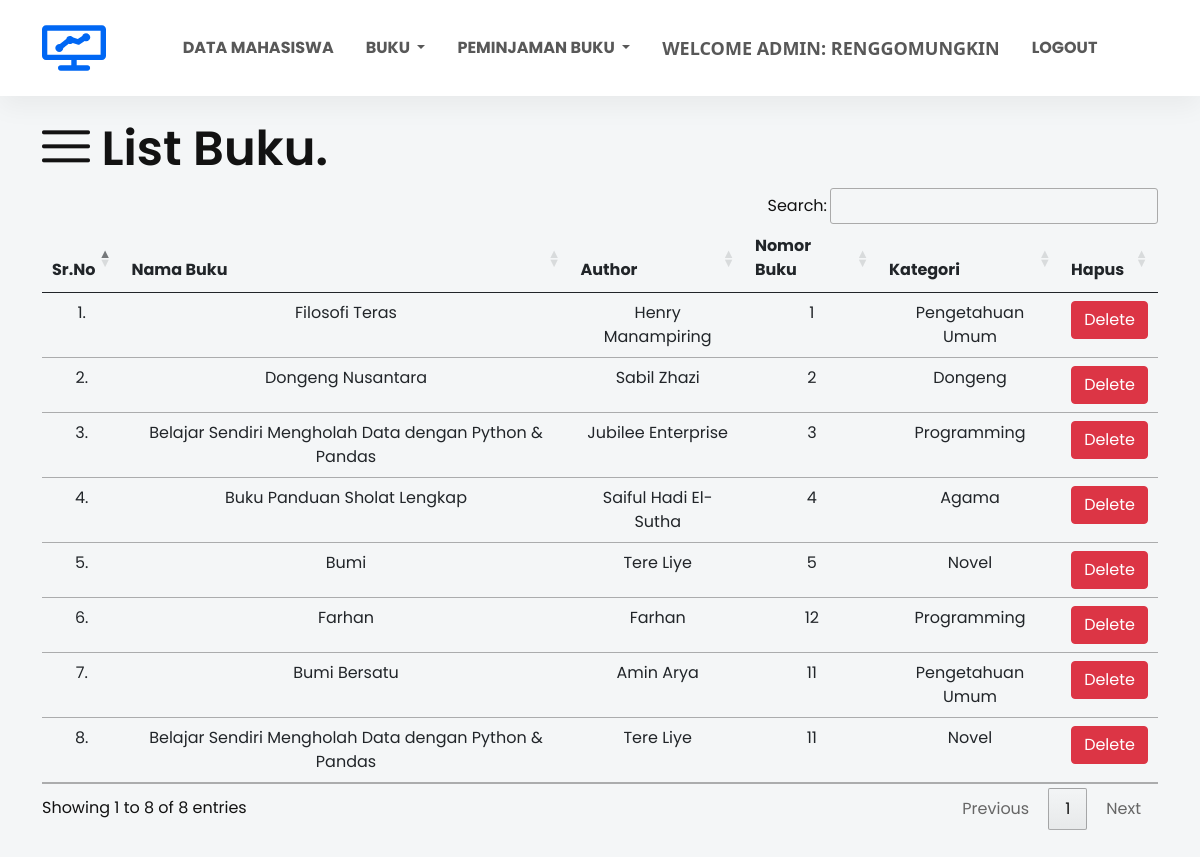
Page /list_buku/ (signed in) on the committed database.
### sistem_perpus/models.py (models this page shows, shortened)
class Buku(models.Model):
    judul = models.CharField(max_length=200)
    author = models.CharField(max_length=200)
    nomor_buku = models.PositiveIntegerField()
    kategori = models.CharField(max_length=50)

### sistem_perpus/views.py (the view)
# urls.py: path("list_buku/", list_buku, name="list_buku"),
@login_required(login_url = '/admin_login')
def list_buku(request):
    template_name = "list_buku.html"
    list_buku = Buku.objects.all()
    context = {
        'list_buku': list_buku
    }
    return render(request, template_name, context)

### templates/list_buku.html (shortened to what this page needs)
{% extends 'admin_navbar.html' %}
{% load static %}
{% block body %}
<section id="contact" class="contact-area">
    <div class="container">
        <div class="row">
            <div class="col-lg-12">
                <h1 class="contact-title pb-10"><i class="lni lni-menu"></i> List <span>Buku.</span></h1>
                <table class="table table-hover" id="example">
                    <thead>
                        <tr class="text-center">
                            <th>Sr.No</th>
                            <th>Nama Buku</th>
                            <th>Author</th>
                            <th>Nomor Buku</th>
                            <th>Kategori</th>
                            <th>Hapus</th>
                        </tr>
                    </thead>
                    <tbody>
                        {% for buku in list_buku %}
                        <tr class="text-center">
                            <td>{{forloop.counter}}.</td>
                            <td>{{buku.judul}}</td>
                            <td>{{buku.author}}</td>
                            <td>{{buku.nomor_buku}}</td>
                            <td>{{buku.kategori}}</td>
                            <td><a href="/delete_buku/{{buku.id}}/" class="btn btn-danger" onclick="return confirm('Apakah Anda yakin ingin menghapus buku ini?')">Delete</a></td>
                        </tr>
                        {% endfor %}
                    </tbody>
                </table>
            </div>
        </div>
    </div>
</section>
{% endblock %}

### templates/admin_navbar.html (shortened to what this page needs)
{% load static %}
<!doctype html>
<html lang="en">
  <head>
    <link href="https://cdn.jsdelivr.net/npm/bootstrap@5.1.0/dist/css/bootstrap.min.css" rel="stylesheet">
    <link rel="stylesheet" href="https://cdn.datatables.net/1.10.25/css/jquery.dataTables.min.css">
    <link rel="stylesheet" href="https://cdn.datatables.net/buttons/1.7.1/css/buttons.dataTables.min.css">
    <link rel="stylesheet" href="{% static 'frontend/assets/css/magnific-popup.css' %}">
    <link rel="stylesheet" href="{% static 'frontend/assets/css/slick.css' %}">
    <link rel="stylesheet" href="{% static 'frontend/assets/css/LineIcons.css' %}">
    <link rel="stylesheet" href="{% static 'frontend/assets/css/default.css' %}">
    <link rel="stylesheet" href="{% static 'frontend/assets/css/style.css' %}">
  </head>
  <body>
    <section class="navbar-area sticky">
      <div class="container">
        <div class="row">
          <div class="col-lg-12">
            <nav class="navbar navbar-expand-lg sticky">
              <a class="navbar-brand" href="#">
                <img src="{% static 'frontend/assets/images/logo-2.svg' %}" alt="Logo">
              </a>
              <div class="collapse navbar-collapse sub-menu-bar" id="navbarTwo">
                <ul class="navbar-nav m-auto">
                  <li class="nav-item" id="dataMahasiswa"><a class="nav-link"  href="/list_mahasiswa/">Data Mahasiswa</a></li>
                  <li class="nav-item dropdown">
                    <a class="nav-link dropdown-toggle" href="#" id="navbarDropdown" role="button" data-bs-toggle="dropdown" aria-expanded="false">
                      Buku
                    </a>
                  </li>
                  <li class="nav-item dropdown">
                    <a class="nav-link dropdown-toggle" href="#" id="navbarDropdown" role="button" data-bs-toggle="dropdown" aria-expanded="false">
                      Peminjaman Buku
                    </a>
                  </li>
                  <li class="nav-item">
                    <a style="font-weight:600; font-family:'Segoe UI', Tahoma, Geneva, Verdana, sans-serif; font-size: large;" class="nav-link active" href="#">Welcome Admin: {{request.user}}</a>
                  </li>
                  <li class="nav-item">
                    <a class="nav-link" aria-current="page" href="/logout/">Logout</a>
                  </li>
                </ul>
              </div>
            </nav>
          </div>
        </div>
      </div>
    </section>
      {% block body %}
      {% endblock %}
  </body>
</html>

### static/frontend/assets/css/default.css (style rules this page uses)
.pb-10 { padding-bottom: 10px; }

### rows in the picture
Buku: judul "Filosofi Teras", author "Henry Manampiring", nomor_buku "1", kategori "Pengetahuan Umum"
Buku: judul "Dongeng Nusantara", author "Sabil Zhazi", nomor_buku "2", kategori "Dongeng"
Buku: judul "Belajar Sendiri Mengholah Data dengan Python & Pandas", author "Jubilee Enterprise", nomor_buku "3", kategori "Programming"
Buku: judul "Buku Panduan Sholat Lengkap", author "Saiful Hadi El-Sutha", nomor_buku "4", kategori "Agama"
Buku: judul "Bumi", author "Tere Liye", nomor_buku "5", kategori "Novel"
Buku: judul "Farhan", author "Farhan", nomor_buku "12", kategori "Programming"
Buku: judul "Bumi Bersatu", author "Amin Arya", nomor_buku "11", kategori "Pengetahuan Umum"
Buku: judul "Belajar Sendiri Mengholah Data dengan Python & Pandas", author "Tere Liye", nomor_buku "11", kategori "Novel"

### other values in the picture
{{ request.user }} "RENGGOMUNGKIN"
